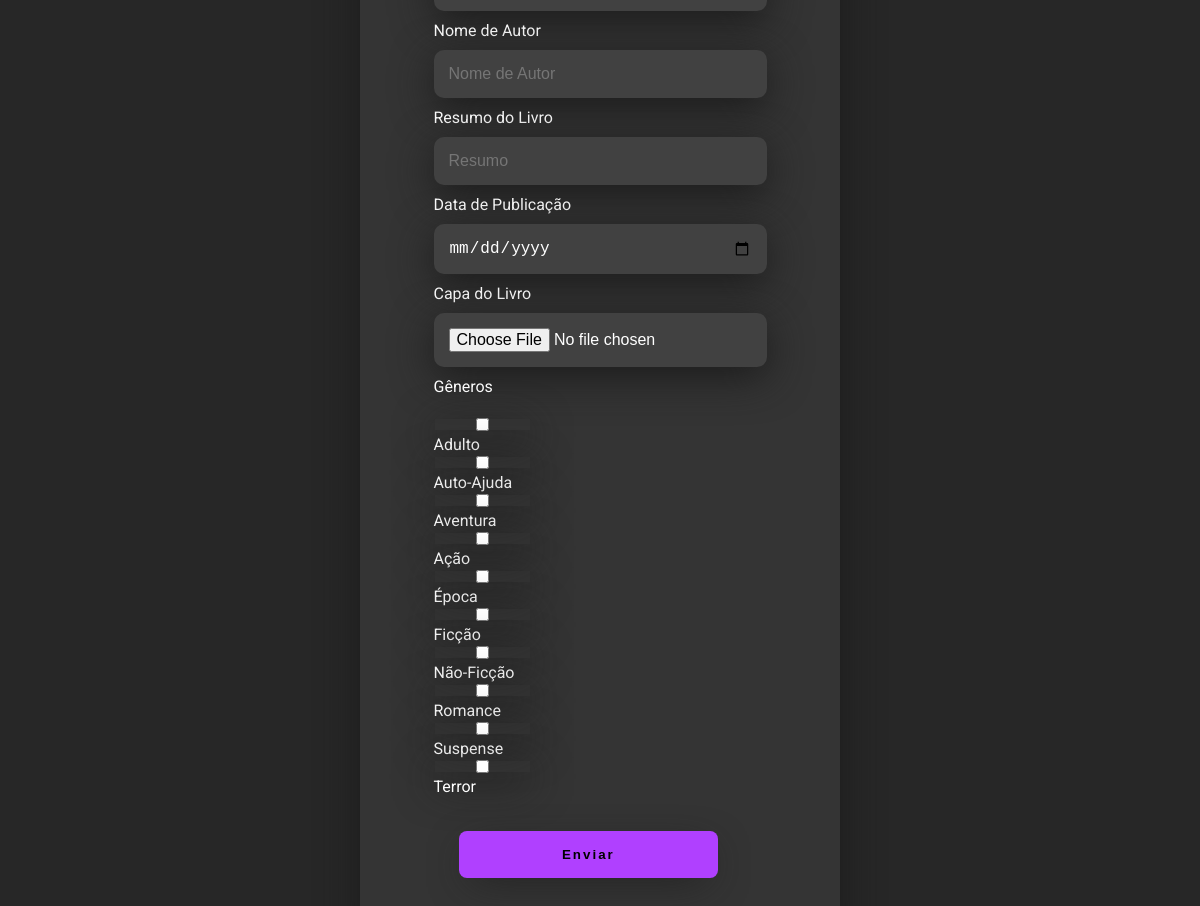
The app's page /enviar_livro (signed in) with its own data.
### models.py (models this page shows)
class Genre(db.Model):
    __tablename__ = 'Genre'
    id_genre = db.Column(db.Integer, primary_key=True, autoincrement=True)
    name_genre = db.Column(db.String(100), nullable=False)

### routes.py (the view)
@app.route('/enviar_livro')
@login_required
def enviarLivro():
    genres = Genre.query.all()
    user_name = None
    if 'user_id' in session:
        user_id = session['user_id']
        user = User.query.get(user_id)
        if user:
            user_name = user.name
    return render_template('enviar_livro.html', user_name=user_name, genres=genres)

### routes.py (called while the page is built)
def login_required(f):
    @wraps(f)
    def decorated_function(*args, **kwargs):
        if 'user_id' not in session:
            return redirect(url_for('login'))
        return f(*args, **kwargs)
    return decorated_function

### templates/enviar_livro.html (shortened to what this page needs)
<!DOCTYPE html>
<html lang="pt-br">
<head>
    <link rel="stylesheet" href="{{ url_for('static', filename='css/styles.css') }}">
</head>
<body>
    <main class="main_login">
        <div class="card_login">
            <form action="{{ url_for('enviarLivro') }}" method="post" enctype="multipart/form-data">
                <div class="text_field">
                    <input type="text" name="name_book" placeholder="Nome do Livro" required>
                </div>
                <div class="text_field">
                    <label for="author">Nome de Autor</label>
                    <input type="text" name="author" placeholder="Nome de Autor" required>
                </div>
                <div class="text_field">
                    <label for="overview">Resumo do Livro</label>
                    <input type="text" name="overview" placeholder="Resumo" required>
                </div>
                <div class="text_field">
                    <label for="publication_date">Data de Publicação</label>
                    <input type="date" name="publication_date" required>
                </div>
                <div class="text_field">
                    <label for="cover">Capa do Livro</label>
                    <input type="file" name="cover" required>
                </div>
                <div class="text_field">
                    <label for="genres">Gêneros</label>
                    <div class="text_field">
                        <div class="genre-checkboxes">
                            {% for genre in genres %}
                            <div class="checkbox-item">
                                <input type="checkbox" id="genre_{{ genre.id_genre }}" name="genres" value="{{ genre.name_genre }}">
                                <label for="genre_{{ genre.id_genre }}">{{ genre.name_genre }}</label>
                            </div>
                            {% endfor %}
                        </div>
                    </div>
                <button class="btn_login">Enviar</button>
            </form>
        </div>
    </main>
</body>
</html>

### static/css/styles.css (style rules this page uses)
:root { --color-white: #fff; --color-dark1: #272727; --color-dark2: #2d2d2d; --color-dark3: #414141; --color-dark4: #1c1c1c; --color-dark5: #343434; --color-purple: #b040ff; }
* { margin: 0; padding: 0; }
body { font-family: "Roboto", sans-serif; background-color: var(--color-dark1); color: var(--color-white); }
body * { box-sizing: border-box; }
.main_login { width: 100vw; height: 100vh; display: flex; justify-content: center; align-items: center; }
.card_login { width: 40%; display: flex; flex-direction: column; justify-content: center; align-items: center; padding: 30px 35px; background-color: var(--color-dark5); border-radius: 20px; box-shadow: 0px 10px 40px var(--color-dark4); }
.text_field { width: 100%; display: flex; flex-direction: column; justify-content: center; align-items: flex-start; margin: 10px 0px; }
.text_field input { width: 100%; border: none; border-radius: 10px; padding: 15px; background-color: var(--color-dark3); color: var(--color-white); font-size: 12pt; box-shadow: 0px 10px 40px var(--color-dark4); outline: none; box-sizing: border-box; }
.text_field label { color: var(--color-white); margin-bottom: 10px; }
.btn_login { width: 78%; padding: 16px 0px; margin: 25px; border: none; border-radius: 8px; outline: none; font-weight: 800; letter-spacing: 2px; background-color: var(--color-purple); cursor: pointer; box-shadow: 0px 10px 40px -12px var(--color-dark4); transition: 1s; box-sizing: border-box; }

### records on screen
Genre: name_genre "Adulto"
Genre: name_genre "Auto-Ajuda"
Genre: name_genre "Aventura"
Genre: name_genre "Ação"
Genre: name_genre "Época"
Genre: name_genre "Ficção"
Genre: name_genre "Não-Ficção"
Genre: name_genre "Romance"
Genre: name_genre "Suspense"
Genre: name_genre "Terror"
